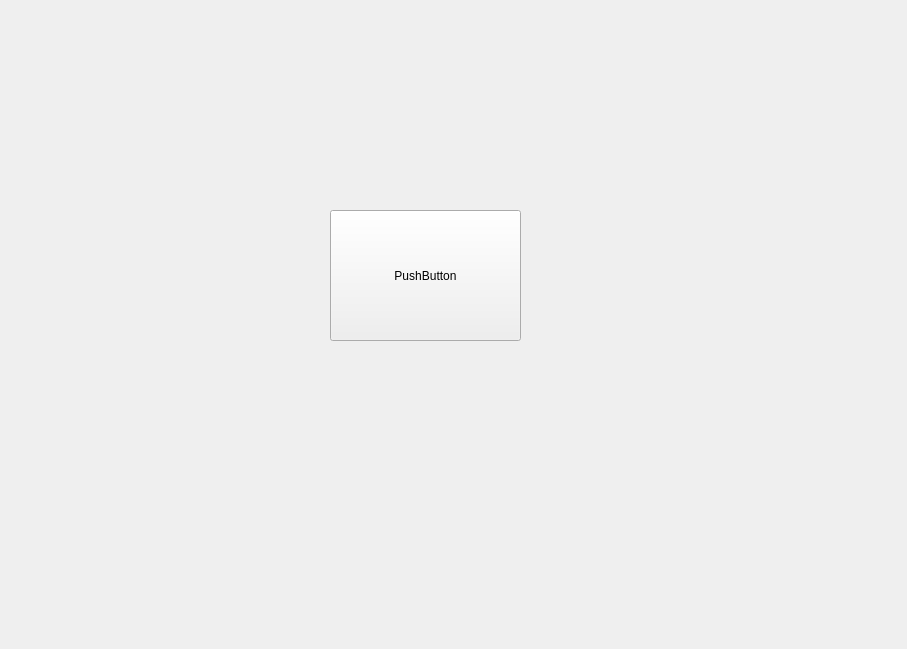
<?xml version="1.0" encoding="UTF-8"?>
<ui version="4.0">
 <class>Form</class>
 <widget class="QWidget" name="Form">
  <property name="geometry">
   <rect>
    <x>0</x>
    <y>0</y>
    <width>907</width>
    <height>649</height>
   </rect>
  </property>
  <property name="windowTitle">
   <string>Form</string>
  </property>
  <widget class="QPushButton" name="pushButton">
   <property name="geometry">
    <rect>
     <x>330</x>
     <y>210</y>
     <width>191</width>
     <height>131</height>
    </rect>
   </property>
   <property name="text">
    <string>PushButton</string>
   </property>
  </widget>
 </widget>
 <resources/>
 <connections/>
</ui>
